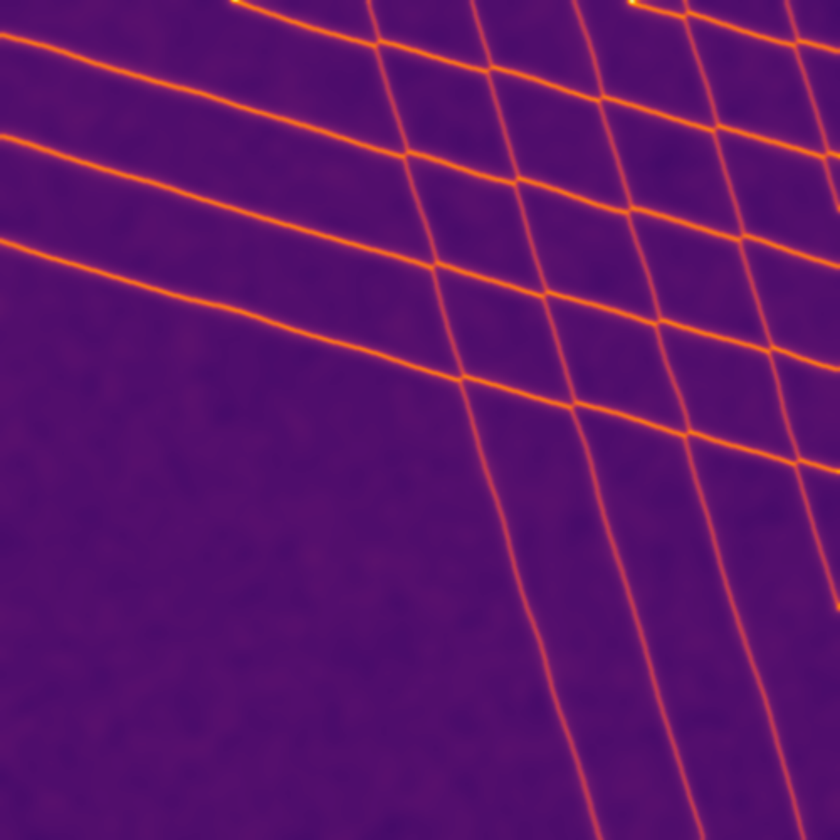
#> input picture CSD_generated_images/csd_clean.png, 840 x 840 px, shrunk from 1240 x 1240 before the run, found by its file name
$ python 1D_extraction.py
#> lines starting #> are read from the running program, lines starting #| are printed output that depends on the picture
import os
import sys
import json
import numpy as np
import matplotlib.pyplot as plt
from matplotlib.lines import Line2D
from scipy.ndimage import gaussian_filter
from scipy.signal import find_peaks
from sklearn.linear_model import RANSACRegressor

# path: CLI arg or fallback to original hardcoded file
if len(sys.argv) > 1:
    # batch mode
    input_path = sys.argv[1]
    img_basename = os.path.splitext(os.path.basename(input_path))[0]
    out_folder = os.path.join("testing_1D", "results", img_basename)
else:
    # simple mode
    input_path = os.path.join("CSD_generated_images", "csd_clean.png")
    out_folder = "1D"

os.makedirs(out_folder, exist_ok=True)

# check file
if not os.path.exists(input_path):
    print(f"Cant find {input_path}")
    sys.exit(1)

print(f"Input : {input_path}")
print(f"Output: {out_folder}/")

# 1. load image
img = plt.imread(input_path)
#> img is the input picture: shape (840, 840, 4) float32; mean R, G, B, A 0.363, 0.0715, 0.416, 1

# 2. grayscale conversion
if img.ndim == 3:
    img_gray = np.dot(img[..., :3], [0.2989, 0.5870, 0.1140])
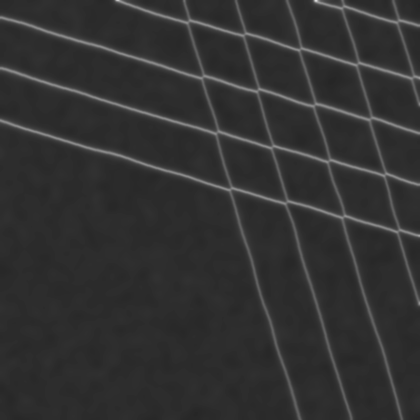
#> img_gray: shape (840, 840) float64 (shown at 1/2 size); min 0.151, max 0.896, mean 0.198
else:
    img_gray = img

# 3. smoothing
img_smoothed = gaussian_filter(img_gray, sigma=2.0)

#  4. slicing
h, w = img_smoothed.shape
mid_row_idx = h // 2
mid_col_idx = w // 2

row_signal = img_smoothed[mid_row_idx, :]
#> row_signal = 840 values, max 0.473 at index 639, min 0.162 at index 224, mean 0.196
col_signal = img_smoothed[:, mid_col_idx]
#> col_signal = 840 values, max 0.478 at index 52, min 0.166 at index 829, mean 0.197

def detect_peaks(signal):
    prominence = 0.2 * (np.max(signal) - np.min(signal))
#> prominence = 0.0623
    return find_peaks(signal, prominence=prominence, distance=15)[0]

# 5. peak detection
row_peaks = detect_peaks(row_signal)
#> row_peaks = [472, 576, 639, 687, 786]
col_peaks = detect_peaks(col_signal)
#> col_peaks = [52, 155, 209, 263, 368]

print(f"Detected row peaks: {len(row_peaks)}")
#| Detected row peaks: 5
print(f"Detected col peaks: {len(col_peaks)}")
#| Detected col peaks: 5

# preprocessing gallery
fig, axs = plt.subplots(1, 4, figsize=(20, 5))

axs[0].imshow(img)
axs[0].set_title("1. Raw input")
axs[0].axis("off")

axs[1].imshow(img_gray, cmap="gray")
axs[1].set_title("2. Grayscale")
axs[1].axis("off")

axs[2].imshow(img_smoothed, cmap="inferno")
axs[2].axhline(mid_row_idx, color="cyan", linestyle="--")
axs[2].axvline(mid_col_idx, color="lime", linestyle="--")
axs[2].set_title("3. Smoothed + slices")
axs[2].axis("off")

axs[3].plot(row_signal, label="row", color="blue")
axs[3].plot(col_signal, label="col", color="green", alpha=0.7)
axs[3].set_title("4. 1D signals")
axs[3].legend()
axs[3].grid(True, alpha=0.3)

plt.tight_layout()
plt.savefig(os.path.join(out_folder, "preprocessing_gallery.png"), dpi=200)
plt.close()

print("Saved preprocessing gallery!")

# 1D slice verification
fig2, (ax1, ax2) = plt.subplots(2, 1, figsize=(8, 6))

ax1.plot(row_signal, color="blue")
ax1.set_title(f"Horizontal slice (row {mid_row_idx})")
ax1.grid(True, alpha=0.3)

ax2.plot(col_signal, color="green")
ax2.set_title(f"Vertical slice (col {mid_col_idx})")
ax2.grid(True, alpha=0.3)

plt.tight_layout()
plt.savefig(os.path.join(out_folder, "1d_slice_verification.png"), dpi=200)
plt.close()

print("Saved 1D slice verification")

# peak detection visualization
fig3, axs = plt.subplots(2, 1, figsize=(8, 6))

axs[0].plot(row_signal, color="blue")
axs[0].scatter(row_peaks, row_signal[row_peaks], color="red", s=40)
axs[0].set_title("Row signal + detected peaks")

axs[1].plot(col_signal, color="green")
axs[1].scatter(col_peaks, col_signal[col_peaks], color="orange", s=40)
axs[1].set_title("Column signal + detected peaks")

for ax in axs:
    ax.grid(True, alpha=0.3)

plt.tight_layout()
plt.savefig(os.path.join(out_folder, "peak_detection.png"), dpi=200)
plt.close()

print("Saved peak detection visualization")

# overlay on image
fig4, ax = plt.subplots(figsize=(6, 6))

ax.imshow(img_smoothed, cmap="inferno")

# row peaks
ax.scatter(row_peaks,
           np.full_like(row_peaks, mid_row_idx),
           color="red", s=30, label="row peaks")

# column peaks
ax.scatter(np.full_like(col_peaks, mid_col_idx),
           col_peaks,
           color="cyan", s=30, label="column peaks")

# slice lines
ax.axhline(mid_row_idx, color="white", linestyle="--", alpha=0.5)
ax.axvline(mid_col_idx, color="white", linestyle="--", alpha=0.5)

ax.set_title("Detected peaks on CSD")
ax.legend()

plt.tight_layout()
plt.savefig(os.path.join(out_folder, "detections_overlay.png"), dpi=200)
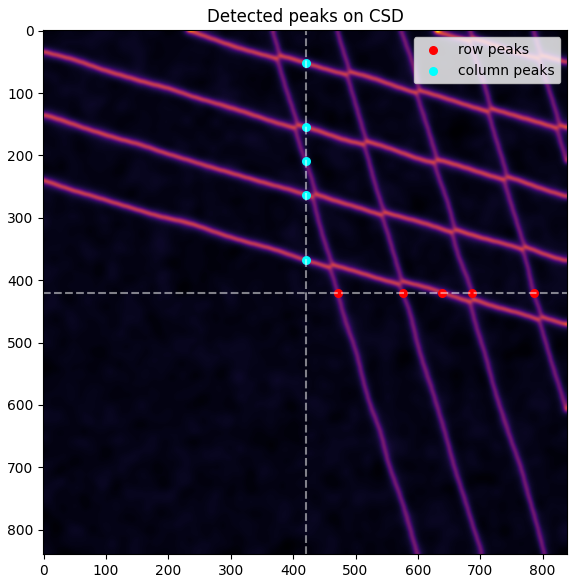
#> figure drawn by matplotlib, 1 panel
plt.close()

print("Saved overlay with detected peaks")


# MULTI-SLICE DETECTION

all_points = []

# choose slices (avoid edges)
margin = int(0.2 * h)
row_indices = np.arange(margin, h - margin, 5)

for r in row_indices:
    signal = img_smoothed[r, :]

    peaks = detect_peaks(signal)

    for p in peaks:
        all_points.append((p, r))  # (x, y)
#> this loop made 101 passes
#> (prominence in detect_peaks, peaks) on passes 1 to 4: (0.0651, [101, 407, 461, 515, 620, 724, 826]), (0.0636, [118, 408, 475, 517, 621, 725, 828]), (0.0656, [136, 410, 492, 520, 623, 727, 829]), (0.0636, [155, 411, 512, 535, 624, 729, 831])
#> after the loop, all_points = 494 pairs, first value 22 to 834, second value 168 to 668


# ADD COLUMN SLICING

col_indices = np.arange(margin, w - margin, 5)

for c in col_indices:
    signal = img_smoothed[:, c]

    peaks = detect_peaks(signal)

    for p in peaks:
        all_points.append((c, p))  # (x, y)
#> this loop made 101 passes
#> (prominence in detect_peaks, peaks) on passes 1 to 4: (0.0613, [84, 187, 293]), (0.0615, [86, 189, 295]), (0.0612, [87, 191, 296]), (0.0616, [88, 193, 297])
#> after the loop, all_points = 971 pairs, first value 22 to 834, second value 5 to 817


all_points = np.array(all_points)
all_points = np.unique(all_points, axis=0)
#> all_points = 952 pairs, first value 22 to 834, second value 5 to 817

print(f"Total detected points from multi-slice: {len(all_points)}")
#| Total detected points from multi-slice: 952


# visualize multi-slice points
fig6, ax = plt.subplots(figsize=(6, 6))

ax.imshow(img_smoothed, cmap="inferno")

if len(all_points) > 0:
    ax.scatter(all_points[:, 0], all_points[:, 1],
               s=10, color="cyan", label="multi-slice peaks")

ax.set_title("Multi-slice detected points")
ax.legend()

plt.tight_layout()
plt.savefig(os.path.join(out_folder, "multi_slice_points.png"), dpi=200)
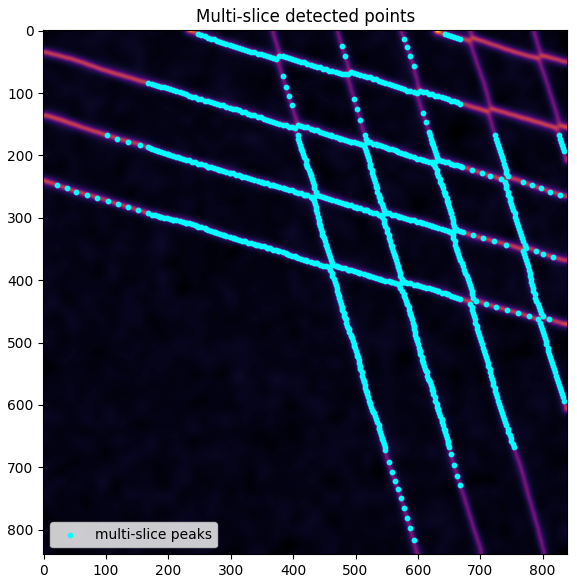
#> figure drawn by matplotlib, 1 panel
plt.close()

print("Saved multi-slice visualization")


# STEP 1: SINGLE RANSAC LINE

X = all_points[:, 0].reshape(-1, 1)  # x (columns)
#> X = 952 values from 22 to 834
y = all_points[:, 1]                 # y (rows)
#> y = 952 values, max 817 at index 601, min 5 at index 69, mean 316.8

ransac = RANSACRegressor(
    residual_threshold=5.0,  # how "thick" the line can be
    max_trials=500,
    random_state=0
)

ransac.fit(X, y)

inlier_mask = ransac.inlier_mask_
outlier_mask = ~inlier_mask

print(f"Inliers: {inlier_mask.sum()} / {len(all_points)}")
#| Inliers: 130 / 952

# slope
slope = ransac.estimator_.coef_[0]
intercept = ransac.estimator_.intercept_

print(f"Slope: {slope:.4f}")

# visualize single RANSAC fit
fig, ax = plt.subplots(figsize=(6, 6))
ax.imshow(img_smoothed, cmap="inferno")

# inliers (line)
ax.scatter(all_points[inlier_mask, 0],
           all_points[inlier_mask, 1],
           s=6, color="lime", label="RANSAC inliers")

# outliers (everything else)
ax.scatter(all_points[outlier_mask, 0],
           all_points[outlier_mask, 1],
           s=3, color="white", alpha=0.2, label="outliers")

# draw fitted line
x_line = np.array([0, w])
y_line = slope * x_line + intercept
ax.plot(x_line, y_line, color="red", linewidth=2, label="fitted line")

ax.set_title("Single RANSAC line")
ax.legend()

plt.tight_layout()
plt.savefig(os.path.join(out_folder, "ransac_single.png"), dpi=200)
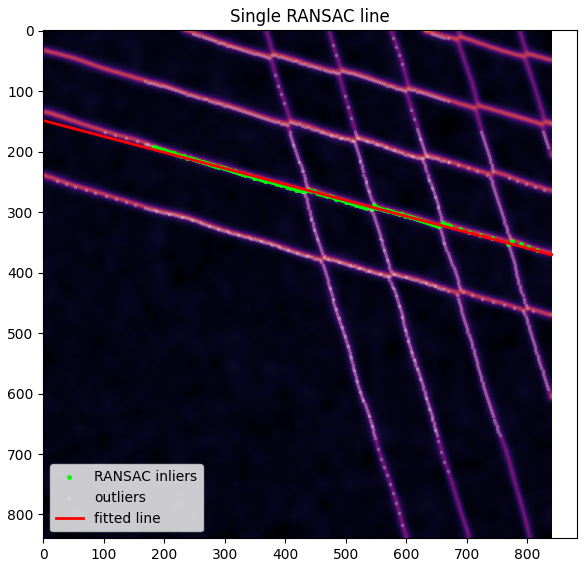
#> figure drawn by matplotlib, 1 panel
plt.close()

print("Saved single RANSAC result")


# STEP 2: ITERATIVE RANSAC (TWO-PASS)

remaining_points = all_points.copy()
#> remaining_points has the same summary as all_points
line_clusters = []

MIN_INLIERS = 60

# 1. define the rule: Pass 1 is ONLY allowed to find flat lines
def valid_flat_line(estimator, X, y):
    return abs(estimator.coef_[0]) < 0.8 # used to be 1.5

# PASS 1: find Diagonal Lines
print("~~~~~~~~~~ PASS 1: Diagonal Lines ~~~~~~~~~~~~~")
while len(remaining_points) > MIN_INLIERS:
    X = remaining_points[:, 0].reshape(-1, 1)
    y = remaining_points[:, 1]

    # add the rule directly to RANSAC
    ransac = RANSACRegressor(
        residual_threshold=8.0,
        max_trials=1000,
        random_state=0,
        is_model_valid=valid_flat_line
    )

    try:
        ransac.fit(X, y)
    except ValueError:
        break # breaks only if it completely runs out of valid math

    inlier_mask = ransac.inlier_mask_

    if inlier_mask.sum() < MIN_INLIERS:
        break # breaks if the line is too short

    # save the line
    slope = ransac.estimator_.coef_[0]
    intercept = ransac.estimator_.intercept_
    inliers = remaining_points[inlier_mask]

    line_clusters.append({
        "points": inliers,
        "slope": slope,
        "intercept": intercept,
        "type": "diagonal"
    })
    print(f"Found diagonal line with {inlier_mask.sum()} points (slope: {slope:.2f})")

    # delete points and repeat
    remaining_points = remaining_points[~inlier_mask]
#> this loop made 5 passes
#> (slope, intercept) on passes 1 to 4: (0.277, 247.1), (0.276, 144.2), (0.266, 43.91), (0.249, -51.99)
#> (printed output is left out)
#> after the loop, line_clusters = 4 items; remaining_points = 455 pairs, first value 383 to 834, second value 6 to 817

# PASS 2: Find Steep Lines
print("\n~~~~~~~~~~ PASS 2: Steep Lines ~~~~~~~~~~~~~")
while len(remaining_points) > MIN_INLIERS:
    # swap
    X_steep = remaining_points[:, 1].reshape(-1, 1) # Y becomes input
    y_steep = remaining_points[:, 0]                # X becomes target

    ransac = RANSACRegressor(residual_threshold=5.0, max_trials=500, random_state=0)
    try:
        ransac.fit(X_steep, y_steep)
    except ValueError:
        break

    inlier_mask = ransac.inlier_mask_

    if inlier_mask.sum() < MIN_INLIERS:
        break

    inliers = remaining_points[inlier_mask]

    # calc the TRUE slope and intercept back in the normal coordinate system
    swapped_slope = ransac.estimator_.coef_[0]
    swapped_intercept = ransac.estimator_.intercept_

    true_slope = 1.0 / swapped_slope
    true_intercept = -swapped_intercept / swapped_slope

    line_clusters.append({"points": inliers, "slope": true_slope, "intercept": true_intercept, "type": "steep"})
    print(f"Found steep line with {inlier_mask.sum()} points (slope: {true_slope:.2f})")

    remaining_points = remaining_points[~inlier_mask]
#> this loop made 5 passes
#> (swapped_slope, swapped_intercept, true_slope, true_intercept) on passes 1 to 4: (0.279, 462.2, 3.59, -1658.3), (0.284, 355.3, 3.52, -1251.6), (0.26, 575.9, 3.85, -2219), (0.25, 682.4, 4, -2729.2)
#> (printed output is left out)
#> after the loop, line_clusters = 8 items; remaining_points = 65 pairs, first value 383 to 834, second value 6 to 728

print(f"\nTotal lines found: {len(line_clusters)}")
#| Total lines found: 8

# visualize iterative lines
fig, ax = plt.subplots(figsize=(6, 6))
ax.imshow(img_smoothed, cmap="inferno")
h, w = img_smoothed.shape
ax.set_xlim(0, w)
ax.set_ylim(h, 0)

colors = plt.cm.tab10(np.linspace(0, 1, max(len(line_clusters), 1)))
#> colors = [[0.122, 0.467, 0.706, 1], [1, 0.498, 0.0549, 1], [0.173, 0.627, 0.173, 1], [0.58, 0.404, 0.741, 1], [0.549, 0.337, 0.294, 1], [0.498, 0.498, 0.498, 1], [0.737, 0.741, 0.133, 1], [0.0902, 0.745, 0.812, 1]]

for i, line in enumerate(line_clusters):
    pts = line["points"]
    slope = line["slope"]
    intercept = line["intercept"]

    # original points
    ax.scatter(pts[:, 0], pts[:, 1], s=6, color=colors[i])

    # full line
    x_line = np.array([0, w])
    y_line = slope * x_line + intercept

    ax.plot(x_line, y_line, color=colors[i], linewidth=2)
#> this loop made 8 passes
#> (slope, intercept, y_line) on passes 1 to 4: (0.277, 247.1, [247.1, 479.9]), (0.276, 144.2, [144.2, 376]), (0.266, 43.91, [43.91, 267]), (0.249, -51.99, [-51.99, 157.4])

# leftover noise
if len(remaining_points) > 0:
    ax.scatter(remaining_points[:, 0], remaining_points[:, 1],
               s=3, color="white", alpha=0.2, label="noise")


ax.set_title(f"Iterative RANSAC ({len(line_clusters)} lines)")
ax.legend(fontsize=7)

plt.tight_layout()
plt.savefig(os.path.join(out_folder, "ransac_iterative.png"), dpi=200)
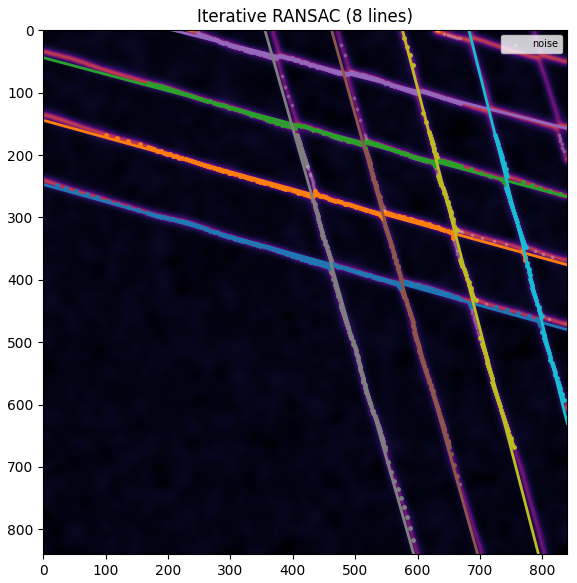
#> figure drawn by matplotlib, 1 panel
plt.close()

print("Saved iterative RANSAC result")

# STEP 3: CLASSIFY LINES INTO TWO FAMILIES

diagonal_lines = []
steep_lines = []

for line in line_clusters:
    pts = line["points"]
    slope = line["slope"]   #  use stored value

    if abs(slope) < 0.8:
        diagonal_lines.append(line)
    else:
        steep_lines.append(line)
#> this loop made 8 passes
#> slope on passes 1 to 4: 0.277, 0.276, 0.266, 0.249
#> after the loop, diagonal_lines = 4 items; steep_lines = 4 items

print(f"Diagonal lines: {len(diagonal_lines)}")
#| Diagonal lines: 4
print(f"Steep lines: {len(steep_lines)}")
#| Steep lines: 4

# visualize both slope families

fig, ax = plt.subplots(figsize=(6, 6))
ax.imshow(img_smoothed, cmap="inferno")

# lock axes
h, w = img_smoothed.shape
ax.set_xlim(0, w)
ax.set_ylim(h, 0)

# diagonal lines (cyan)
for line in diagonal_lines:
    pts = line["points"]
    ax.scatter(pts[:, 0], pts[:, 1], s=6, color="cyan")

    # drawthe solid line
    x_line = np.array([0, w])
    y_line = line["slope"] * x_line + line["intercept"]
    ax.plot(x_line, y_line, color="cyan", linewidth=2, alpha=0.6)
#> this loop made 4 passes
#> y_line on passes 1 to 4: [247.1, 479.9], [144.2, 376], [43.91, 267], [-51.99, 157.4]

# steep lines (yellow)
for line in steep_lines:
    pts = line["points"]
    ax.scatter(pts[:, 0], pts[:, 1], s=6, color="yellow")

    x_line = np.array([0, w])
    y_line = line["slope"] * x_line + line["intercept"]
    ax.plot(x_line, y_line, color="yellow", linewidth=2, alpha=0.6)
#> this loop made 4 passes
#> y_line on passes 1 to 4: [-1658.3, 1355.4], [-1251.6, 1707.2], [-2219, 1017.8], [-2729.2, 630.2]

legend_elements = [
    Line2D([0], [0], color="cyan", linewidth=2, label="diagonal family (α₁₂)"),
    Line2D([0], [0], color="yellow", linewidth=2, label="steep family (α₂₁)")
]
ax.legend(handles=legend_elements, fontsize=9, loc="upper right")

ax.set_title("Two slope families (Physical Crosstalk)")

plt.tight_layout()
plt.savefig(os.path.join(out_folder, "two_slope_families.png"), dpi=200)
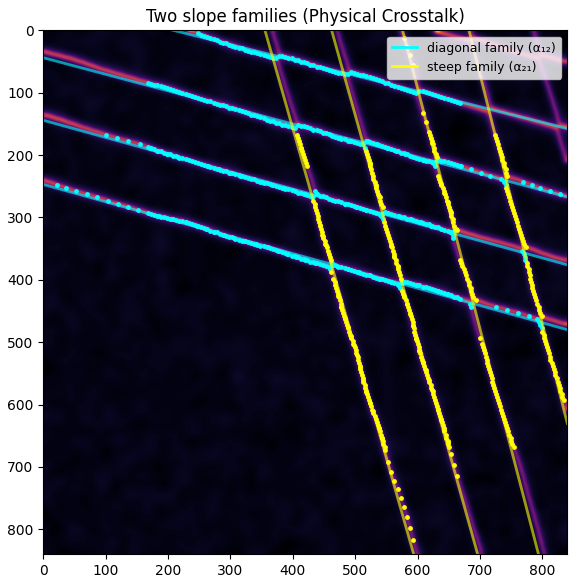
#> figure drawn by matplotlib, 1 panel
plt.close()

print("Saved two slope families visualization with custom legend")


# STEP 4: EXTRACT BOTH SLOPE SETS

final_data = []

# diagonal lines
for i, line in enumerate(diagonal_lines):
    pts = line["points"]
    slope = line["slope"]
    intercept = line["intercept"]

    final_data.append({
        "line_id": i + 1,
        "type": "diagonal",
        "slope": float(slope),
        "intercept": float(intercept),
        "num_points": len(pts)
    })
#> this loop made 4 passes
#> after the loop, final_data = 4 items

# steep lines
offset = len(diagonal_lines)
#> offset = 4

for i, line in enumerate(steep_lines):
    pts = line["points"]
    slope = line["slope"]
    intercept = line["intercept"]

    final_data.append({
        "line_id": offset + i + 1,
        "type": "steep",
        "slope": float(slope),
        "intercept": float(intercept),
        "num_points": len(pts)
    })
#> this loop made 4 passes
#> (slope, intercept) on passes 1 to 4: (3.59, -1658.3), (3.52, -1251.6), (3.85, -2219), (4, -2729.2)
#> after the loop, final_data = 8 items


# PRINT FINAL RAW LINES

print("\nFinal extracted lines:")
for d in final_data:
    print(f"{d['type']:8s} | slope = {d['slope']:.4f} | points = {d['num_points']}")
#> this loop made 8 passes
#| diagonal | slope = 0.2771 | points = 150
#| diagonal | slope = 0.2759 | points = 135
#> (further printed lines are left out)


# filter small junk lines (not needed)
MIN_POINTS = 60

filtered_lines = [l for l in final_data if l["num_points"] >= MIN_POINTS]
#> filtered_lines = 8 items

print("\nFiltered lines:")
for l in filtered_lines:
    print(f"{l['type']:8s} | slope = {l['slope']:.4f} | points = {l['num_points']}")


# SAVE RESULTS & ROBUST OUTLIER REJECTION (MAD)

diag_raw = [l["slope"] for l in filtered_lines if l["type"] == "diagonal"]
#> diag_raw = [0.277, 0.276, 0.266, 0.249]
steep_raw = [l["slope"] for l in filtered_lines if l["type"] == "steep"]
#> steep_raw = [3.59, 3.52, 3.85, 4]

# calculate median and MAD for diag
diag_med = np.median(diag_raw)
#> diag_med = 0.271
diag_mad = np.median([abs(s - diag_med) for s in diag_raw])
#> diag_mad = 0.00579
diag_mad = max(diag_mad, 1e-5) # safety fallback just to prevent divide-by-zero errors

# calculate median and MAD for steep
steep_med = np.median(steep_raw)
#> steep_med = 3.72
steep_mad = np.median([abs(s - steep_med) for s in steep_raw])
#> steep_mad = 0.165
steep_mad = max(steep_mad, 1e-5) # safety fallback

# 3.5x MAD THRESHOLD
MAD_THRESHOLD = 3.5

# keep only the lines that pass the MAD filter
truly_filtered_lines = [
    l for l in filtered_lines
    if (l["type"] == "diagonal" and abs(l["slope"] - diag_med) < MAD_THRESHOLD * diag_mad) or
       (l["type"] == "steep" and abs(l["slope"] - steep_med) < MAD_THRESHOLD * steep_mad)
]
#> truly_filtered_lines = 7 items

with open(os.path.join(out_folder, "extracted_lines.json"), "w") as f:
    json.dump(truly_filtered_lines, f, indent=4)

print(f"Rejected {len(filtered_lines) - len(truly_filtered_lines)} outlier lines thru MAD.")
#| Rejected 1 outlier lines thru MAD.
print("Saved clean line data at extracted_lines.json")


# CLEAN ITERATIVE PLOT
fig, ax = plt.subplots(figsize=(6, 6))
ax.imshow(img_smoothed, cmap="inferno")
h, w = img_smoothed.shape
ax.set_xlim(0, w)
ax.set_ylim(h, 0)

# reuse the color mapping from earlier
colors = plt.cm.tab10(np.linspace(0, 1, max(len(line_clusters), 1)))

for i, line in enumerate(line_clusters):
    # skip any line not in the clean set (match by slope)
    if not any(abs(line["slope"] - clean_l["slope"]) < 0.01 for clean_l in truly_filtered_lines):
        continue

    pts = line["points"]
    slope = line["slope"]
    intercept = line["intercept"]

    # plot original points
    ax.scatter(pts[:, 0], pts[:, 1], s=6, color=colors[i])

    # plot thick line
    x_line = np.array([0, w])
    y_line = slope * x_line + intercept
    ax.plot(x_line, y_line, color=colors[i], linewidth=2)
#> this loop made 8 passes

ax.set_title(f"Iterative RANSAC (Cleaned: {len(truly_filtered_lines)} lines)")

plt.tight_layout()
# save as new file
plt.savefig(os.path.join(out_folder, "ransac_iterative_clean.png"), dpi=200)
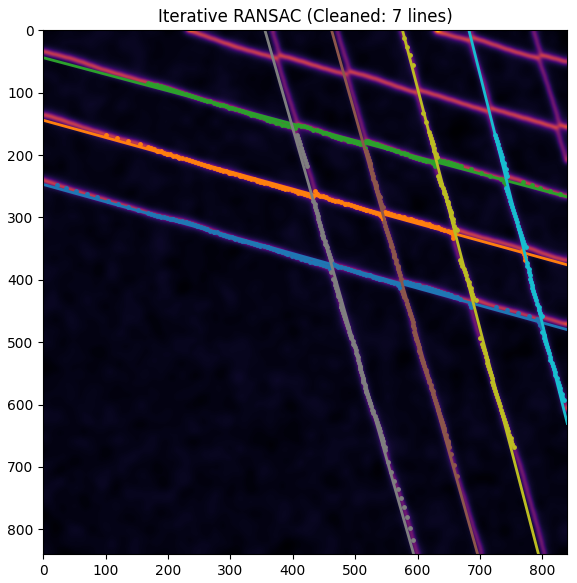
#> figure drawn by matplotlib, 1 panel
plt.close()

print("Saved regenerated clean iterative RANSAC plot")

diag_slopes = [l["slope"] for l in truly_filtered_lines if l["type"] == "diagonal"]
#> diag_slopes = [0.277, 0.276, 0.266]
steep_slopes = [l["slope"] for l in truly_filtered_lines if l["type"] == "steep"]
#> steep_slopes = [3.59, 3.52, 3.85, 4]

print("\nFINAL RESULTS:")

print(f"Diagonal slope (mean): {np.mean(diag_slopes):.4f}")
#| Diagonal slope (mean): 0.2729
print(f"Diagonal std: {np.std(diag_slopes):.4f}")
#| Diagonal std: 0.0052
print(f"Steep slope (mean): {np.mean(steep_slopes):.4f}")
#| Steep slope (mean): 3.7407
print(f"Steep std: {np.std(steep_slopes):.4f}")
#| Steep std: 0.1940

ratio = np.mean(steep_slopes) / np.mean(diag_slopes)
#> ratio = 13.71

print(f"Slope ratio (s2/s1 = α21/α12 product ): {ratio:.2f}")
#| Slope ratio (s2/s1 = α21/α12 product ): 13.71
print(f"   diagonal α ≈ {np.mean(diag_slopes):.4f}  (input Cgd crosstalk was 0.25)")
#|    diagonal α ≈ 0.2729  (input Cgd crosstalk was 0.25)
print(f"   steep α    ≈ {1/np.mean(steep_slopes):.4f}  (expected ~0.25 from symmetry)")
#|    steep α    ≈ 0.2673  (expected ~0.25 from symmetry)
print("1D Feature Extraction Complete!!!!!")
